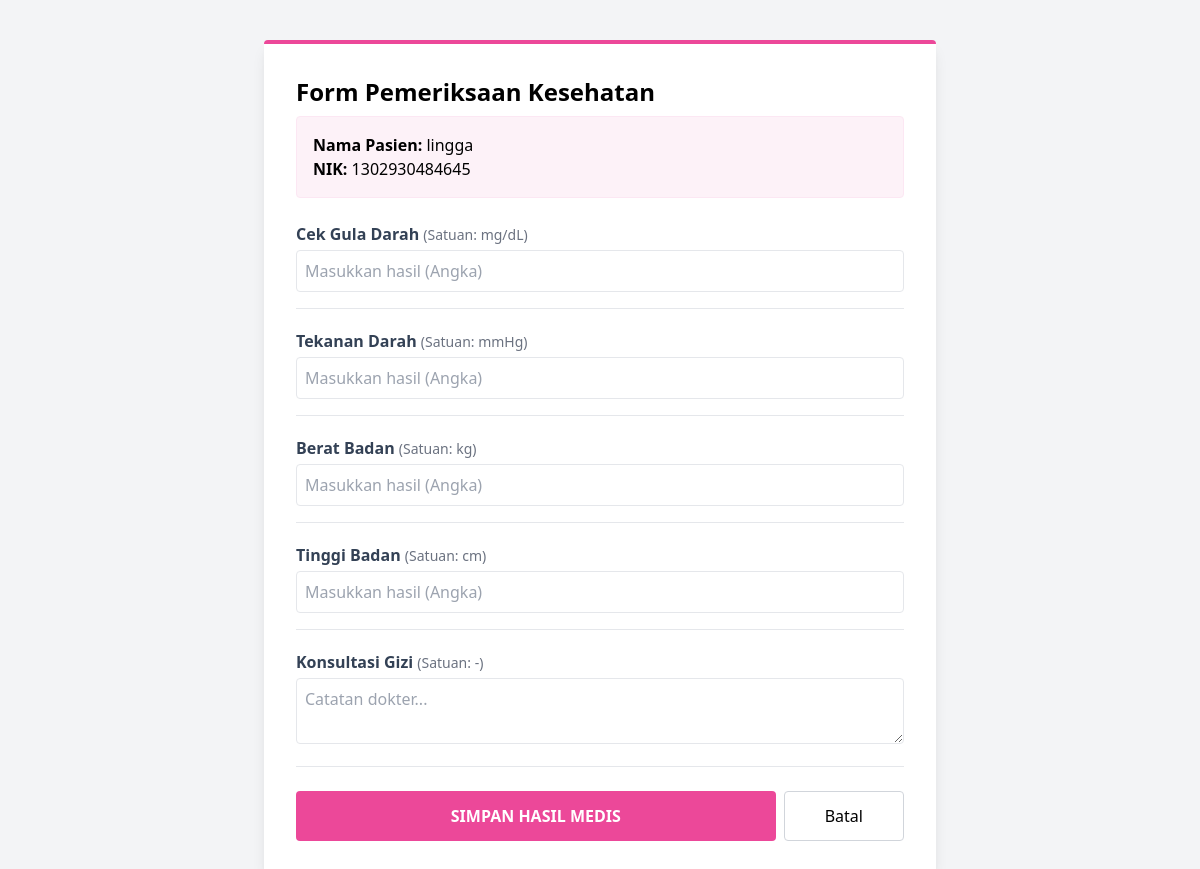
/sehatyuk/pages/admin/form_periksa.php?id=4, run on the app's committed database.
### tables this page shows
CREATE TABLE `peserta` (
  `id_peserta` int(11) NOT NULL,
  `id_jadwal` int(11) NOT NULL,
  `nama` varchar(100) NOT NULL,
  `nik` varchar(16) NOT NULL,
  `alamat` text DEFAULT NULL,
  `nomor_hp` varchar(15) DEFAULT NULL,
  `tanggal_daftar` datetime DEFAULT current_timestamp()
);

CREATE TABLE `layanan` (
  `id_layanan` int(11) NOT NULL,
  `nama_layanan` varchar(100) NOT NULL,
  `satuan` varchar(20) NOT NULL,
  `deskripsi` text DEFAULT NULL
);

### sehatyuk/pages/admin/form_periksa.php (the view, shortened to what this page needs)
<?php
include '../../config/koneksi.php';
$id_peserta = $_GET['id'];
$q_peserta = mysqli_query($koneksi, "SELECT * FROM peserta WHERE id_peserta='$id_peserta'");
$peserta = mysqli_fetch_assoc($q_peserta);
?>
<!DOCTYPE html>
<html lang="id">
<head>
    <script src="https://cdn.tailwindcss.com"></script>
</head>
<body class="bg-gray-100 flex justify-center py-10">
    <div class="bg-white p-8 rounded shadow-lg w-full max-w-2xl border-t-4 border-sehat-pink">
        <h2 class="text-2xl font-bold mb-2">Form Pemeriksaan Kesehatan</h2>
        <div class="bg-pink-50 p-4 rounded mb-6 border border-pink-100">
            <p><strong>Nama Pasien:</strong> <?php echo $peserta['nama']; ?></p>
            <p><strong>NIK:</strong> <?php echo $peserta['nik']; ?></p>
        </div>
        <form action="../../process/hasil_process.php" method="POST">
            <?php
            $q_layanan = mysqli_query($koneksi, "SELECT * FROM layanan");
            while($layanan = mysqli_fetch_assoc($q_layanan)){
            ?>
                <div class="mb-5 border-b pb-4">
                    <label class="block font-bold text-sehat-abu mb-1">
                        <?php echo $layanan['nama_layanan']; ?>
                        <span class="text-sm font-normal text-gray-500">(Satuan: <?php echo $layanan['satuan']; ?>)</span>
                    </label>
                    <?php if($layanan['nama_layanan'] == 'Konsultasi Gizi'){ ?>
                        <textarea name="nilai_hasil[]" rows="2" class="w-full border p-2 rounded" placeholder="Catatan dokter..."></textarea>
                    <?php } else { ?>
                        <input type="text" name="nilai_hasil[]" class="w-full border p-2 rounded" placeholder="Masukkan hasil (Angka)" required>
                    <?php } ?>
                </div>
            <?php } ?>
            <div class="flex gap-2 mt-6">
                <button type="submit" class="w-full bg-sehat-pink text-white font-bold py-3 rounded hover:bg-pink-600">
                    SIMPAN HASIL MEDIS
                </button>
                <a href="input_hasil.php" class="w-1/4 text-center border border-gray-300 py-3 rounded hover:bg-gray-100">Batal</a>
            </div>
        </form>
    </div>
</body>
</html>

### data on the page
peserta: nama "lingga", nik "1302930484645"
layanan: nama_layanan "Cek Gula Darah", satuan "mg/dL"
layanan: nama_layanan "Tekanan Darah", satuan "mmHg"
layanan: nama_layanan "Berat Badan", satuan "kg"
layanan: nama_layanan "Tinggi Badan", satuan "cm"
layanan: nama_layanan "Konsultasi Gizi", satuan "-"
